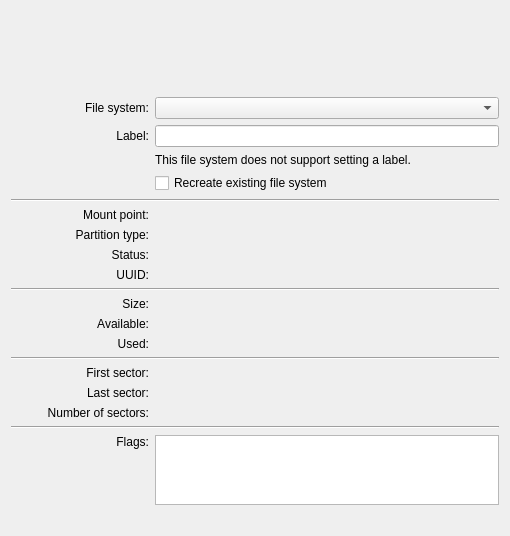
<?xml version="1.0" encoding="UTF-8"?>
<ui version="4.0">
 <class>PartPropsWidgetBase</class>
 <widget class="QWidget" name="PartPropsWidgetBase">
  <property name="geometry">
   <rect>
    <x>0</x>
    <y>0</y>
    <width>499</width>
    <height>502</height>
   </rect>
  </property>
  <layout class="QGridLayout" name="gridLayout">
   <item row="0" column="0" colspan="2">
    <widget class="PartWidget" name="m_PartWidget" native="true">
     <property name="minimumSize">
      <size>
       <width>300</width>
       <height>60</height>
      </size>
     </property>
     <property name="maximumSize">
      <size>
       <width>16777215</width>
       <height>60</height>
      </size>
     </property>
    </widget>
   </item>
   <item row="1" column="0" colspan="2">
    <spacer name="verticalSpacer">
     <property name="orientation">
      <enum>Qt::Vertical</enum>
     </property>
     <property name="sizeType">
      <enum>QSizePolicy::Fixed</enum>
     </property>
     <property name="sizeHint" stdset="0">
      <size>
       <width>478</width>
       <height>20</height>
      </size>
     </property>
    </spacer>
   </item>
   <item row="2" column="0">
    <widget class="QLabel" name="m_LabelFileSystem">
     <property name="text">
      <string comment="@label:listbox">File system:</string>
     </property>
     <property name="alignment">
      <set>Qt::AlignRight|Qt::AlignTrailing|Qt::AlignVCenter</set>
     </property>
     <property name="buddy">
      <cstring>m_ComboFileSystem</cstring>
     </property>
    </widget>
   </item>
   <item row="2" column="1">
    <widget class="QComboBox" name="m_ComboFileSystem"/>
   </item>
   <item row="3" column="0">
    <widget class="QLabel" name="m_LabelTextLabel">
     <property name="text">
      <string comment="@label">Label:</string>
     </property>
     <property name="alignment">
      <set>Qt::AlignRight|Qt::AlignTrailing|Qt::AlignVCenter</set>
     </property>
     <property name="buddy">
      <cstring>m_EditLabel</cstring>
     </property>
    </widget>
   </item>
   <item row="3" column="1">
    <widget class="QLineEdit" name="m_EditLabel">
    </widget>
   </item>
   <item row="4" column="1">
    <widget class="QLabel" name="m_LabelTextNoSetLabel">
     <property name="text">
      <string comment="@label">This file system does not support setting a label.</string>
     </property>
     <property name="wordWrap">
      <bool>true</bool>
     </property>
    </widget>
   </item>
   <item row="5" column="1">
    <widget class="QCheckBox" name="m_CheckRecreate">
     <property name="text">
      <string comment="@action:button">Recreate existing file system</string>
     </property>
    </widget>
   </item>
   <item row="6" column="0" colspan="2">
    <widget class="Line" name="line_5">
     <property name="orientation">
      <enum>Qt::Horizontal</enum>
     </property>
    </widget>
   </item>
   <item row="7" column="0">
    <widget class="QLabel" name="m_LabelTextMountPoint">
     <property name="text">
      <string comment="@label">Mount point:</string>
     </property>
     <property name="alignment">
      <set>Qt::AlignRight|Qt::AlignTrailing|Qt::AlignVCenter</set>
     </property>
    </widget>
   </item>
   <item row="7" column="1">
    <widget class="QLabel" name="m_LabelMountPoint">
     <property name="textInteractionFlags">
      <set>Qt::LinksAccessibleByMouse|Qt::TextSelectableByKeyboard|Qt::TextSelectableByMouse</set>
     </property>
    </widget>
   </item>
   <item row="8" column="0">
    <widget class="QLabel" name="m_LabelTextRole">
     <property name="text">
      <string comment="@label">Partition type:</string>
     </property>
     <property name="alignment">
      <set>Qt::AlignRight|Qt::AlignTrailing|Qt::AlignVCenter</set>
     </property>
    </widget>
   </item>
   <item row="8" column="1">
    <widget class="QLabel" name="m_LabelRole">
     <property name="textInteractionFlags">
      <set>Qt::LinksAccessibleByMouse|Qt::TextSelectableByKeyboard|Qt::TextSelectableByMouse</set>
     </property>
    </widget>
   </item>
   <item row="9" column="0">
    <widget class="QLabel" name="m_LabelTextStatus">
     <property name="text">
      <string comment="@label">Status:</string>
     </property>
     <property name="alignment">
      <set>Qt::AlignRight|Qt::AlignTrailing|Qt::AlignVCenter</set>
     </property>
    </widget>
   </item>
   <item row="9" column="1">
    <widget class="QLabel" name="m_LabelStatus">
     <property name="textInteractionFlags">
      <set>Qt::LinksAccessibleByMouse|Qt::TextSelectableByKeyboard|Qt::TextSelectableByMouse</set>
     </property>
    </widget>
   </item>
   <item row="10" column="0">
    <widget class="QLabel" name="m_LabelTextUuid">
     <property name="text">
      <string comment="@label">UUID:</string>
     </property>
     <property name="alignment">
      <set>Qt::AlignRight|Qt::AlignTrailing|Qt::AlignVCenter</set>
     </property>
    </widget>
   </item>
   <item row="10" column="1">
    <widget class="QLabel" name="m_LabelUuid">
     <property name="textInteractionFlags">
      <set>Qt::LinksAccessibleByMouse|Qt::TextSelectableByKeyboard|Qt::TextSelectableByMouse</set>
     </property>
    </widget>
   </item>
   <item row="11" column="0" colspan="2">
    <widget class="Line" name="line_2">
     <property name="orientation">
      <enum>Qt::Horizontal</enum>
     </property>
    </widget>
   </item>
   <item row="12" column="0">
    <widget class="QLabel" name="m_LabelTextCapacity">
     <property name="sizePolicy">
      <sizepolicy hsizetype="Preferred" vsizetype="Preferred">
       <horstretch>2</horstretch>
       <verstretch>0</verstretch>
      </sizepolicy>
     </property>
     <property name="text">
      <string comment="@label">Size:</string>
     </property>
     <property name="alignment">
      <set>Qt::AlignRight|Qt::AlignTrailing|Qt::AlignVCenter</set>
     </property>
    </widget>
   </item>
   <item row="12" column="1">
    <widget class="QLabel" name="m_LabelCapacity">
     <property name="sizePolicy">
      <sizepolicy hsizetype="Preferred" vsizetype="Preferred">
       <horstretch>5</horstretch>
       <verstretch>0</verstretch>
      </sizepolicy>
     </property>
     <property name="textInteractionFlags">
      <set>Qt::LinksAccessibleByMouse|Qt::TextSelectableByKeyboard|Qt::TextSelectableByMouse</set>
     </property>
    </widget>
   </item>
   <item row="13" column="0">
    <widget class="QLabel" name="m_LabelTextAvailable">
     <property name="text">
      <string comment="@label partition capacity available">Available:</string>
     </property>
     <property name="alignment">
      <set>Qt::AlignRight|Qt::AlignTrailing|Qt::AlignVCenter</set>
     </property>
    </widget>
   </item>
   <item row="13" column="1">
    <widget class="QLabel" name="m_LabelAvailable">
     <property name="textInteractionFlags">
      <set>Qt::LinksAccessibleByMouse|Qt::TextSelectableByKeyboard|Qt::TextSelectableByMouse</set>
     </property>
    </widget>
   </item>
   <item row="14" column="0">
    <widget class="QLabel" name="m_LabelTextUsed">
     <property name="text">
      <string comment="@label partition capacity used">Used:</string>
     </property>
     <property name="alignment">
      <set>Qt::AlignRight|Qt::AlignTrailing|Qt::AlignVCenter</set>
     </property>
    </widget>
   </item>
   <item row="14" column="1">
    <widget class="QLabel" name="m_LabelUsed">
     <property name="textInteractionFlags">
      <set>Qt::LinksAccessibleByMouse|Qt::TextSelectableByKeyboard|Qt::TextSelectableByMouse</set>
     </property>
    </widget>
   </item>
   <item row="15" column="0" colspan="2">
    <widget class="Line" name="line">
     <property name="orientation">
      <enum>Qt::Horizontal</enum>
     </property>
    </widget>
   </item>
   <item row="16" column="0">
    <widget class="QLabel" name="m_LabelTextFirstSector">
     <property name="text">
      <string comment="@label">First sector:</string>
     </property>
     <property name="alignment">
      <set>Qt::AlignRight|Qt::AlignTrailing|Qt::AlignVCenter</set>
     </property>
    </widget>
   </item>
   <item row="16" column="1">
    <widget class="QLabel" name="m_LabelFirstSector">
     <property name="textInteractionFlags">
      <set>Qt::LinksAccessibleByMouse|Qt::TextSelectableByKeyboard|Qt::TextSelectableByMouse</set>
     </property>
    </widget>
   </item>
   <item row="17" column="0">
    <widget class="QLabel" name="m_LabelTextLastSector">
     <property name="text">
      <string comment="@label">Last sector:</string>
     </property>
     <property name="alignment">
      <set>Qt::AlignRight|Qt::AlignTrailing|Qt::AlignVCenter</set>
     </property>
    </widget>
   </item>
   <item row="17" column="1">
    <widget class="QLabel" name="m_LabelLastSector">
     <property name="textInteractionFlags">
      <set>Qt::LinksAccessibleByMouse|Qt::TextSelectableByKeyboard|Qt::TextSelectableByMouse</set>
     </property>
    </widget>
   </item>
   <item row="18" column="0">
    <widget class="QLabel" name="m_LabelTextNumSectors">
     <property name="text">
      <string comment="@label">Number of sectors:</string>
     </property>
     <property name="alignment">
      <set>Qt::AlignRight|Qt::AlignTrailing|Qt::AlignVCenter</set>
     </property>
    </widget>
   </item>
   <item row="18" column="1">
    <widget class="QLabel" name="m_LabelNumSectors">
     <property name="textInteractionFlags">
      <set>Qt::LinksAccessibleByMouse|Qt::TextSelectableByKeyboard|Qt::TextSelectableByMouse</set>
     </property>
    </widget>
   </item>
   <item row="19" column="0" colspan="2">
    <widget class="Line" name="m_LineListFlags">
     <property name="orientation">
      <enum>Qt::Horizontal</enum>
     </property>
    </widget>
   </item>
   <item row="20" column="0">
    <widget class="QLabel" name="m_LabelTextFlags">
     <property name="text">
      <string comment="@label">Flags:</string>
     </property>
     <property name="alignment">
      <set>Qt::AlignRight|Qt::AlignTop|Qt::AlignTrailing</set>
     </property>
     <property name="buddy">
      <cstring>m_ListFlags</cstring>
     </property>
    </widget>
   </item>
   <item row="20" column="1">
    <widget class="QListWidget" name="m_ListFlags">
     <property name="horizontalScrollBarPolicy">
      <enum>Qt::ScrollBarAlwaysOff</enum>
     </property>
     <property name="alternatingRowColors">
      <bool>true</bool>
     </property>
     <property name="selectionMode">
      <enum>QAbstractItemView::NoSelection</enum>
     </property>
     <property name="sortingEnabled">
      <bool>true</bool>
     </property>
    </widget>
   </item>
   <item row="21" column="0" colspan="2">
    <spacer name="verticalSpacer_2">
     <property name="orientation">
      <enum>Qt::Vertical</enum>
     </property>
     <property name="sizeType">
      <enum>QSizePolicy::Fixed</enum>
     </property>
     <property name="sizeHint" stdset="0">
      <size>
       <width>488</width>
       <height>20</height>
      </size>
     </property>
    </spacer>
   </item>
  </layout>
 </widget>
 <customwidgets>
  <customwidget>
   <class>PartWidget</class>
   <extends>QWidget</extends>
   <header>gui/partwidget.h</header>
   <container>1</container>
  </customwidget>
 </customwidgets>
 <tabstops>
  <tabstop>m_ComboFileSystem</tabstop>
  <tabstop>m_EditLabel</tabstop>
  <tabstop>m_CheckRecreate</tabstop>
  <tabstop>m_ListFlags</tabstop>
 </tabstops>
 <resources/>
 <connections/>
</ui>
